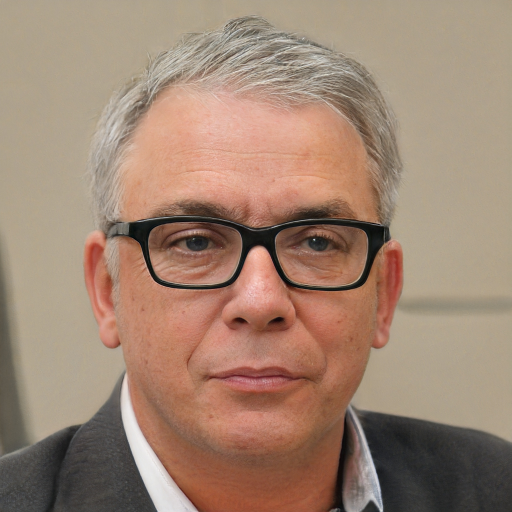
#> input picture assignement 3/images/pic1.jpg, 1024 x 1024 px, found by its file name (shown at 1/2 size)
$ python assignement3.py   (older library calls are emulated)
#> lines starting #> are read from the running program, lines starting #| are printed output that depends on the picture
'''
Assignement 03: Hybrid
Group: <7>
Names: <Martens, Jonathan; Leisinger, Oliver>
Date: <12.11.2021>
'''

import cv2
import numpy as np

# global helper variables
window_width = 640
window_height = 480

def getFrequencies(image):
    """ Compute spectral image with a DFT
    """
    # convert image to floats and do dft saving as complex output
    dft = cv2.dft(np.float32(image), flags=cv2.DFT_COMPLEX_OUTPUT)

    # apply shift of origin from upper left corner to center of image
    dft_shift = np.fft.fftshift(dft)

    # extract magnitude and phase images
    mag, phase = cv2.cartToPolar(dft_shift[:, :, 0], dft_shift[:, :, 1])

    # get spectrum for viewing only
    spec = ((1/20) * np.log(mag))

    # Return the resulting image (as well as the magnitude and
    # phase for the inverse)
    return spec, mag, phase

def LPFiltering():
    d

def HPFiltering():
    d

def combine(lpf, hpf):
    d

def createFromSpectrum(mag, phase):
    # convert magnitude and phase into cartesian real and imaginary components
    real, imag = cv2.polarToCart(mag, phase)

    # combine cartesian components into one complex image
    back = cv2.merge([real, imag])

    # shift origin from center to upper left corner
    back_ishift = np.fft.ifftshift(back)

    # do idft saving as complex output
    img_back = cv2.idft(back_ishift)

    # combine complex components into original image again
    img_back = cv2.magnitude(img_back[:, :, 0], img_back[:, :, 1])

    # re-normalize to 8-bits
    min, max = np.amin(img_back, (0, 1)), np.amax(img_back, (0, 1))
    print(min, max)
    img_back = cv2.normalize(img_back, None, alpha=0, beta=255,
                             norm_type=cv2.NORM_MINMAX, dtype=cv2.CV_8U)
    return img_back

def main():
    """ Load an image, compute frequency domain image from it and display
    both or vice versa """
    image_name_lpf = 'images\\pic1.jpg'
    image_name_hpf = 'images\\pic2.jpg'

    # Load the image.
    image_lpf = cv2.imread(image_name_lpf, cv2.IMREAD_GRAYSCALE)
#> image_lpf: shape (1024, 1024); min 0, max 244, mean 138.7
    image_lpf = cv2.resize(image_lpf, (window_width, window_height))
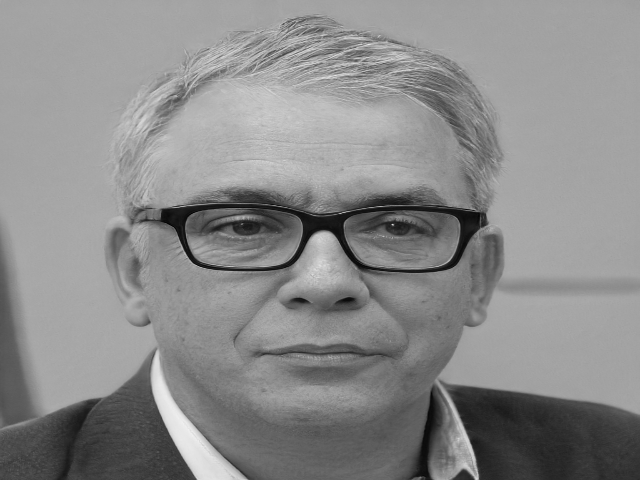
#> image_lpf: shape (480, 640); min 2, max 239, mean 138.6
    image_hpf = cv2.imread(image_name_hpf, cv2.IMREAD_GRAYSCALE)
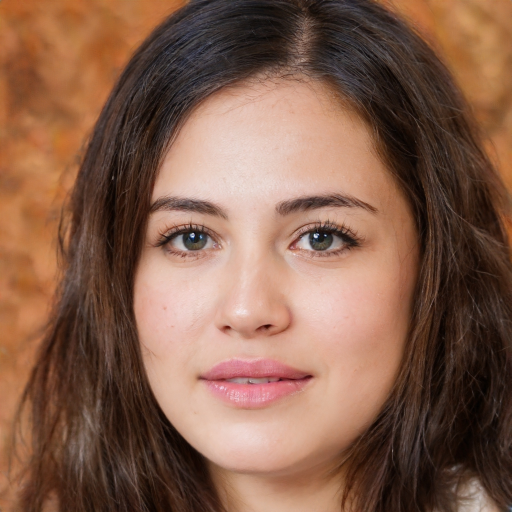
#> input picture assignement 3/images/pic2.jpg, 1024 x 1024 px, found by its file name (shown at 1/2 size)
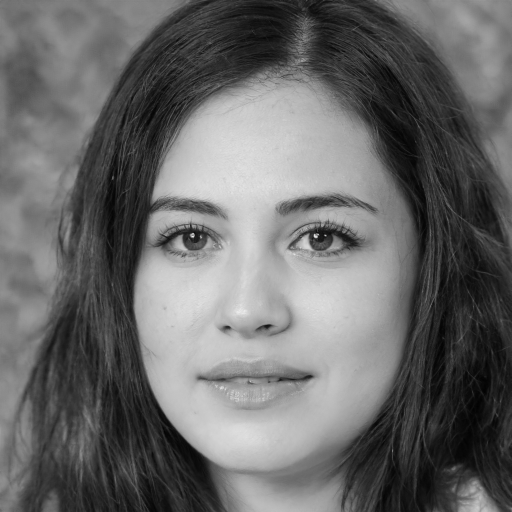
#> image_hpf: shape (1024, 1024) (shown at 1/2 size); min 0, max 255, mean 104.5
    image_hpf = cv2.resize(image_hpf, (window_width, window_height))
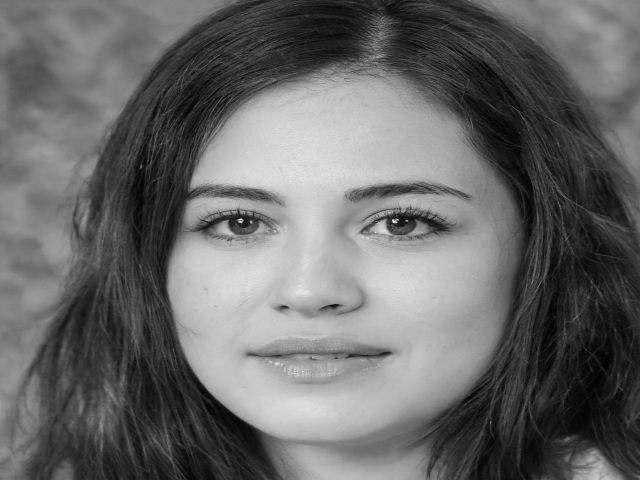
#> image_hpf: shape (480, 640); min 1, max 244, mean 104.4

    # show the original image that will be LPFed
    title_original = 'Original image'
    # Note that window parameters have no effect on MacOS
    cv2.namedWindow(title_original, cv2.WINDOW_NORMAL)
    cv2.resizeWindow(title_original, window_width, window_height)
    cv2.imshow(title_original, image_lpf)

    result_lpf, mag, phase = getFrequencies(image_lpf)
#> in getFrequencies, `mag, phase = cv2.cartToPolar(dft_shift[:, :, 0], dft_shift[:, :, 1])`:
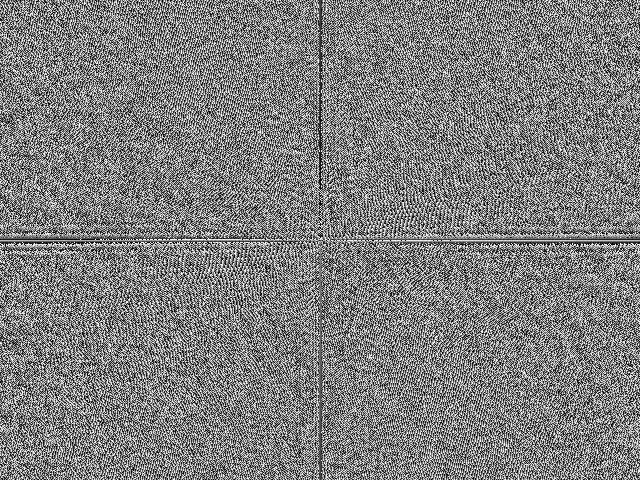
#> phase: shape (480, 640) float32; min 6.67e-06, max 6.28, mean 3.13; drawn with min black and max white
#> in getFrequencies, `spec = ((1/20) * np.log(mag))`:
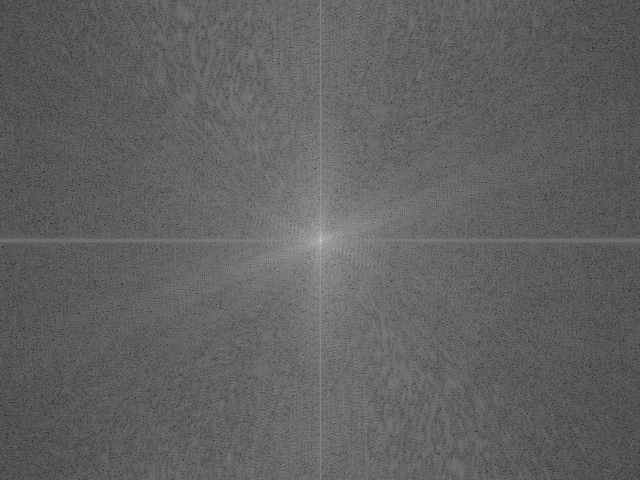
#> spec: shape (480, 640) float32; min 0.0914, max 0.878, mean 0.384

    # show the resulting image
    title_result = 'Low Frequencies image'
    # Note that window parameters have no effect on MacOS
    cv2.namedWindow(title_result, cv2.WINDOW_NORMAL)
    cv2.resizeWindow(title_result, window_width, window_height)
    cv2.imshow(title_result, result_lpf)

    # show the original image that will be HPFed
    title_original = 'Original image'
    # Note that window parameters have no effect on MacOS
    cv2.namedWindow(title_original, cv2.WINDOW_NORMAL)
    cv2.resizeWindow(title_original, window_width, window_height)
    cv2.imshow(title_original, image_hpf)

    result_hpf, mag, phase = getFrequencies(image_hpf)
#> in getFrequencies (call 2), `mag, phase = cv2.cartToPolar(dft_shift[:, :, 0], dft_shift[:, :, 1])`:
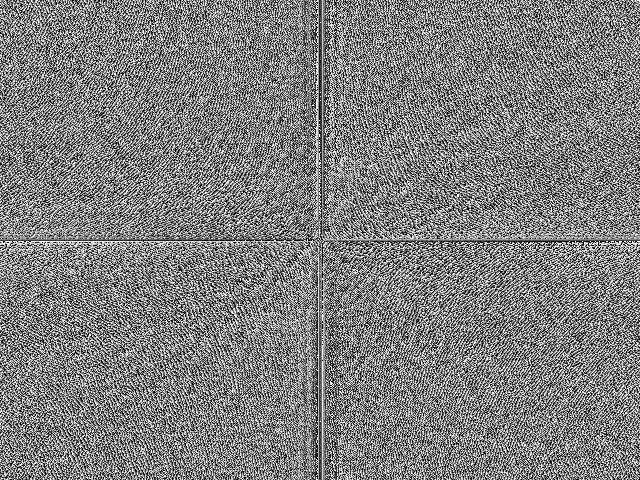
#> phase: shape (480, 640) float32; min 5.37e-07, max 6.28, mean 3.14; drawn with min black and max white

    # show the resulting image
    title_result = 'High Frequencies image'
    # Note that window parameters have no effect on MacOS
    cv2.namedWindow(title_result, cv2.WINDOW_NORMAL)
    cv2.resizeWindow(title_result, window_width, window_height)
    cv2.imshow(title_result, result_hpf)

    mag, phase = combine(result_lpf, result_hpf)

    end_result = createFromSpectrum(mag, phase)
    # and compute image back from frequencies
    title_back = 'Reconstructed image'
    # Note that window parameters have no effect on MacOS
    cv2.namedWindow(title_back, cv2.WINDOW_NORMAL)
    cv2.resizeWindow(title_back, window_width, window_height)
    cv2.imshow(title_back, end_result)

    key = cv2.waitKey(0)
    cv2.destroyAllWindows()


if (__name__ == '__main__'):
#> (the run stopped early here; a loop or call above may not have finished)
